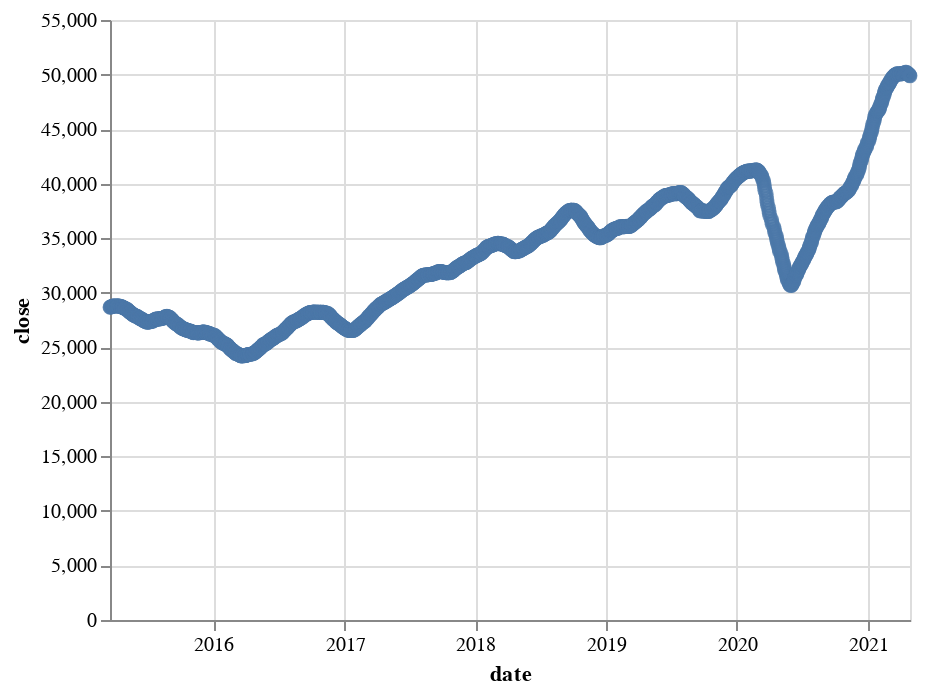

The code cell stored with this chart in its notebook:
### Code cell
alt.Chart(altdata_fiftydays).mark_point().encode(x='date',y='close')

### Figure 1 — Vega-Lite specification as saved in the notebook (floating-point values rounded to 4 significant figures; data arrays with more than 128 entries replaced by an {"elided": "..."} marker saying what was removed)
{"config": {"view": {"continuousWidth": 400, "continuousHeight": 300}}, "data": {"name": "data-b160cdd56736df55ad51c6a23ab41dcb"}, "mark": "point", "encoding": {"x": {"type": "temporal", "field": "date"}, "y": {"type": "quantitative", "field": "close"}}, "$schema": "https://vega.github.io/schema/vega-lite/v4.8.1.json", "datasets": {"data-b160cdd56736df55ad51c6a23ab41dcb": {"elided": "1502 records"}}}
